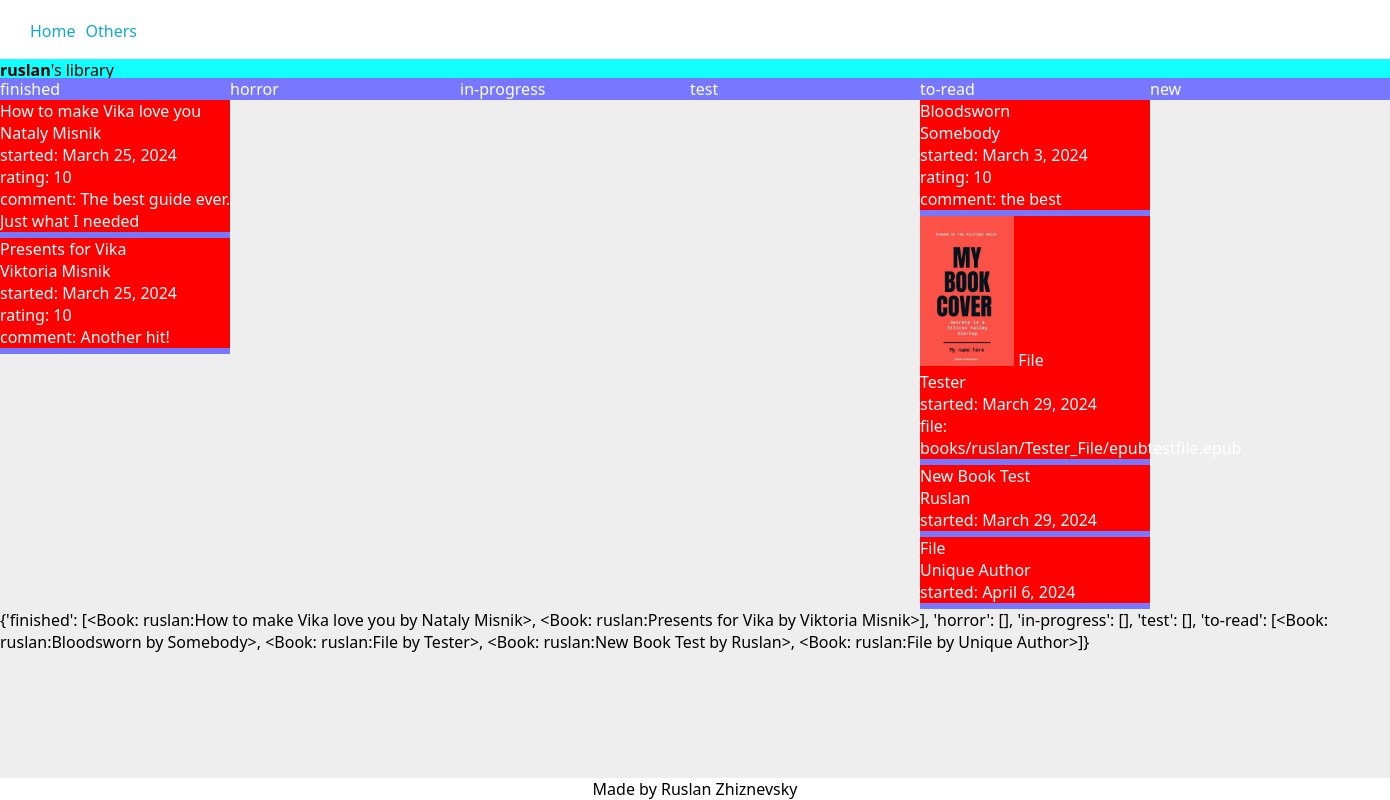
The app's page /users/ruslan/ (signed in) with its own data.
### users/models.py (models this page shows)
class User(AbstractBaseUser, PermissionsMixin):
    def get_profile_picture_upload_path(instance, filename):
        return f"profile_pictures/{instance.username}/{filename}"
    username = models.CharField(
        verbose_name="username",
        primary_key=True,
        unique=True,
        blank=False,
        null=False,     # don't set True if blank=True
        max_length=20,
        help_text="unique username",
        validators=[MinLengthValidator(3)],
    )
    email = models.EmailField(
        verbose_name="email",
        help_text="active email for connection with this account",
        max_length=255,
        unique=True,
        blank=False,
        null=False,
    )
    profile_picture = models.ImageField(
        verbose_name="profile picture",
        help_text="profile picture",
        upload_to=get_profile_picture_upload_path,
        max_length=255,
        blank=True,
        null=True,
        default=None,
    )
    to_show = models.BooleanField(
        verbose_name="to show",
        help_text="if this flag is set to False "
                  "user won't be listed in any public listings",
        default=True,
    )
    is_active = models.BooleanField(default=True)
    is_staff = models.BooleanField(default=False)
    USERNAME_FIELD = "username"
    EMAIL_FIELD = "email"
    REQUIRED_FIELDS = ["email"]
    objects = UserManager()
    def __str__(self):
        return self.username

### library/models.py (models this page shows, shortened)
class UserCategory(models.Model):
    user = models.ForeignKey(
        settings.AUTH_USER_MODEL,
        verbose_name="user",
        help_text="user, to whom add category",
        on_delete=models.CASCADE,
        related_name="user_categories",
        related_query_name="user_category",
    )
    category_name = models.CharField(
        verbose_name="category",
        help_text="category of the book(fantasy, horror, etc.)",
        max_length=20,
        blank=False,
        null=False,
    )
    class Meta:
        constraints = [
            models.UniqueConstraint(
                name="%(app_label)s_%(class)s_user_and_category_unique",
                fields=["user", "category_name"]
            )
        ]

class Book(models.Model):
    user = models.ForeignKey(
        settings.AUTH_USER_MODEL,
        verbose_name="user",
        help_text="user who has this book in their library",
        on_delete=models.CASCADE,
        related_name="books",
        related_query_name="book",
        null=False,
        blank=False,
    )
    title = models.CharField(
        verbose_name="title",
        help_text="title of the book",
        max_length=60,
        blank=True,
        null=False,
        unique=False,
    )
    author = models.CharField(
        verbose_name="author",
        help_text="author of the book",
        max_length=60,
        blank=True,
        null=False,
        unique=False,
    )
    started = models.DateField(
        verbose_name="started",
        help_text="date when started reading",
        default=datetime.date.today,
        editable=True,
        blank=True,
        null=True,
    )
    finished = models.DateField(
        verbose_name="finished",
        help_text="date when finished reading",
        editable=True,
        blank=True,
        null=True,
        default=None,
    )
    rating = models.PositiveIntegerField(
        verbose_name="rating",
        help_text="book rating from 1 to 10",
        blank=True,
        null=True,
        default=None,
        validators=[MaxValueValidator(10), MinValueValidator(1)],
    )
    comment = models.TextField(
        verbose_name="comment",
        help_text="comment on this book. Is it bad? Good?",
        blank=True,
    )
    category = models.ForeignKey(
        "UserCategory",
        on_delete=models.CASCADE,
        verbose_name="category",
    )
    def _get_bookfile_upload_path(instance, filename):
        return f"books/{instance.user}/{instance.author}_{instance.title}/{filename}"
    file = models.FileField(
        verbose_name="book file",
        help_text="book file to upload",
        upload_to=_get_bookfile_upload_path,
        blank=True,
        null=True,
        default=None,
    )
    def _get_coverfile_upload_path(instance, filename):
        return f"books/{instance.user}/{instance.author}_{instance.title}/{filename}"
    cover = models.ImageField(
        verbose_name="cover image",
        help_text="image of the cover of the book",
        upload_to=_get_coverfile_upload_path,
        blank=True,
        null=True,
        default=None,
    )
    def __str__(self):
        return f"{self.user}:{self.title} by {self.author}"
    class Meta:
        constraints = [
            models.CheckConstraint(
                check=~models.Q(started__gt=models.F("finished")),
                name="%(app_label)s_%(class)s_finished_before_started"
            ),
            models.UniqueConstraint(
                fields=["user", "title", "author"],
                name="%(app_label)s_%(class)s_user_title_author_unique",
            )
        ]

### library/views.py (the view)
# urls.py: path("", views.all_books, name="your_all_books"),
@login_required  # login_url="/login/")
def all_books(request, username=None):
    if username is None:
        books_by_categories = _sort_user_books_by_categories(request.user)
        viewed_user = None
    else:
        viewed_user = User.objects.get(username=username)
        books_by_categories = _sort_user_books_by_categories(viewed_user)
    context = {
        "user": request.user,
        "viewed_user": viewed_user,
        "books_by_categories": books_by_categories,
    }
    return render(request, "all_books.html", context=context)

### library/views.py (called while the page is built)
def _sort_user_books_by_categories(user):
    books = user.books.all()
    books_by_categories = {}
    category_objs = UserCategory.objects.filter(user=user)
    for category in [category_obj.category_name for category_obj in category_objs]:
        books_by_categories[category] = []
    for book in books:
        category_obj = book.category
        books_by_categories[category_obj.category_name] += [book]
    return books_by_categories

### library/templates/all_books.html (shortened to what this page needs)
{% extends "base.html" %}
{% load static %}
{% block extra_css %}
<link rel="stylesheet" href="{% static 'library/all_books.css' %}">
{% endblock extra_css %}
{% block content %}
<div class="categories_conteiner">
    {% for category in books_by_categories.keys %}
    <div class="category_header col">
        {% if viewed_user  %}
            <a href="{% url 'someones_category' viewed_user.username category %}">{{ category }}</a>
        {% else %}
            <a href="{% url 'your_category' category %}">{{ category }}</a>
        {% endif %}
    </div>
    {% endfor %}
    <div class="categories_header col"><a href="{% url 'new_category' %}">new</a></div>
</div>
<div class="books_conteiner">
{% for books in books_by_categories.values %}
    <div class="books_list col">
        {% for book in books %}
            {% if viewed_user %}
            <a href="{% url 'someones_book' viewed_user.username book.title %}">
            {% else %}
            <a href="{% url 'your_book' book.title %}">
            {% endif %}
            <div class="book_block">
                {% if book.cover %}
                <img src="{{ book.cover.url }}">
                {% endif %}
                {% if book.title %}
                    {{ book.title }}<br>
                {% endif %}
                {% if book.author %}
                    {{ book.author }}<br>
                {% endif %}
                {% if book.started %}
                    started: {{ book.started }}<br>
                {% endif %}
                {% if book.rating %}
                    rating: {{ book.rating }}<br>
                {% endif %}
                {% if book.comment %}
                    comment: {{ book.comment }}<br>
                {% endif %}
                {% if book.file %}
                    file: {{ book.file }}
                {% endif %}
                </div>
            </a>
        {% endfor %}
    </div>
{% endfor %}
</div>
    {{ books_by_categories }}
{% endblock content %}

### library/templates/base.html (shortened to what this page needs)
{% load static %}
<!DOCTYPE html>
<html lang="en">
    <head>
        <link rel="stylesheet" href="{% static 'library/base.css' %}">
        {% block extra_css %}
        {% endblock extra_css %}
    </head>
    <body>
        <header>
            {% block header %}
            <nav id="nav_top">
                <ul>
                    <li><a href="{% url 'your_all_books' %}">Home</a></li>
                    <li><a href="{% url 'users_list' %}">Others</a></li>
                </ul>
            </nav>
            {% endblock header %}
        </header>
        <main>
            {% if viewed_user is not None %}
            <div class="viewed_user">
                <b>{{ viewed_user }}</b>'s library
            </div>
            {% endif %}
            {% block content %}
            {% endblock content %}
        </main>
        {% block footer %}
        <footer>
            Made by Ruslan Zhiznevsky
        </footer>
        {% endblock footer %}
    </body>
</html>

### library/static/library/base.css (style rules this page uses)
html { margin: 0; padding: 0; scroll-behavior: smooth; }
body { font-family: 'Segoe UI', Tahoma, Geneva, Verdana, sans-serif; margin: 0; padding: 0; box-sizing: border-box; background: #eee; }
header { position: fixed; top: 0; width: 100vw; }
#nav_top { background-color: #fff; }
#nav_top ul { display: flex; justify-content: flex-start; padding: 20px; margin: auto; }
li { list-style: none; padding-left: 10px; }
main { width: min-content; min-width: 100vw; padding-top: 78px; }
.viewed_user { background: #1ff; position: fixed; top: 59px; width: 100vw; }
header a { text-decoration: none; color: #1ac }
a { text-decoration: none; color: white; }
footer { position: fixed; background: #fff; bottom: 0; width: 100vw; text-align: center; }

### library/static/library/all_books.css (style rules this page uses)
.categories_conteiner { display: flex; flex-direction: row; align-items: flex-start; position: sticky; top: 78px; background-color: #77f; }
img { height: 150px; align-items: center; }
.books_conteiner { display: flex; flex-direction: row; align-items: flex-start; }
.books_list { background-color: #77f; min-height: 100%; }
.col { width: 230px; flex-shrink: 0; }
.book_block { background-color: red; margin-bottom: 6px; }

### records on screen
User: username "ruslan"
UserCategory: keys "finished"
UserCategory: keys "horror"
UserCategory: keys "in-progress"
UserCategory: keys "test"
UserCategory: keys "to-read"
Book: title "How to make Vika love you", author "Nataly Misnik", started "March 25, 2024", rating "10", comment "The best guide ever. Just what I needed", user+title+author "{'finished': [<Book: ruslan:How to make Vika love you by Nataly Misnik>, <Book: ruslan:Presents for Vika by Viktoria Misnik>], 'horror': [], 'in-progress': [], 'test': [], 'to-read': [<Book: ruslan:Bloodsworn by Somebody>, <Book: ruslan:File by Tester>, <Book: ruslan:New Book Test by Ruslan>, <Book: ruslan:File by Unique Author>]}"
Book: title "Presents for Vika", author "Viktoria Misnik", started "March 25, 2024", rating "10", comment "Another hit!"
Book: title "Bloodsworn", author "Somebody", started "March 3, 2024", rating "10", comment "the best"
Book: cover (picture), title "File", author "Tester", started "March 29, 2024", file "books/ruslan/Tester_File/epubtestfile.epub"
Book: title "New Book Test", author "Ruslan", started "March 29, 2024"
Book: title "File", author "Unique Author", started "April 6, 2024"
